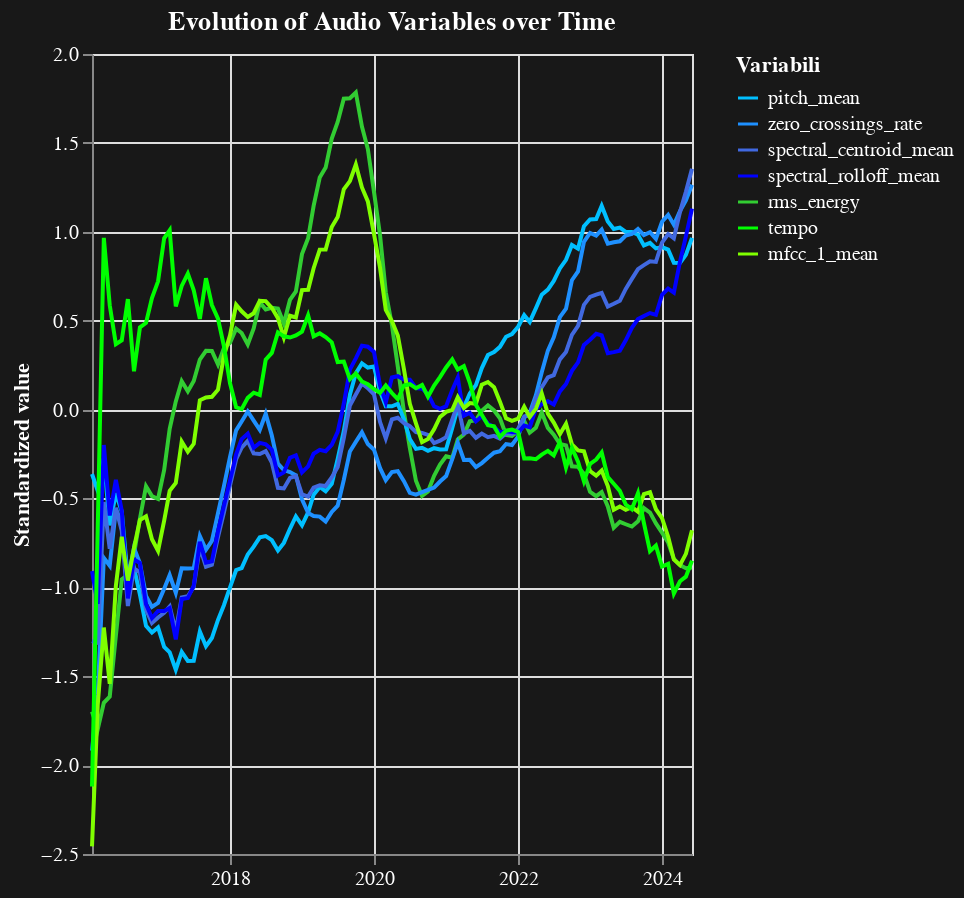

The Vega-Lite source for this figure:
### Vega-Lite specification from a JSON file in a GitHub repository (floating-point values rounded to 4 significant figures; data arrays with more than 128 entries replaced by an {"elided": "..."} marker saying what was removed)
{"config": {"view": {"continuousWidth": 300, "continuousHeight": 300}, "background": "#181818", "text": {"color": "white"}}, "data": {"name": "data-7ed6821bc2947faa6bb35953447a5b3e"}, "mark": {"type": "line", "size": 2}, "encoding": {"color": {"condition": {"param": "param_13", "field": "variable", "legend": {"labelColor": "white", "titleColor": "white"}, "scale": {"domain": ["pitch_mean", "zero_crossings_rate", "spectral_centroid_mean", "spectral_rolloff_mean", "rms_energy", "tempo", "mfcc_1_mean"], "range": ["#00BFFF", "#1E90FF", "#4169E1", "#0000FF", "#32CD32", "#00FF00", "#7FFF00"]}, "title": "Variabili", "type": "nominal"}, "value": "gray"}, "opacity": {"condition": {"param": "param_13", "value": 1}, "value": 0.3}, "tooltip": [{"field": "publication_date", "format": "%Y-%m-%d", "title": "Data di Pubblicazione", "type": "temporal"}, {"field": "variable", "title": "Variabili", "type": "nominal"}, {"field": "value", "format": ".2f", "title": "Standardized value", "type": "quantitative"}], "x": {"axis": {"format": "%Y", "labelColor": "white", "tickCount": 5}, "field": "publication_date", "title": "", "type": "temporal"}, "y": {"axis": {"labelColor": "white", "titleColor": "white"}, "field": "value", "title": "Standardized value", "type": "quantitative"}}, "height": 400, "params": [{"name": "param_13", "select": {"type": "point", "fields": ["variable"]}, "bind": "legend"}], "title": {"text": "Evolution of Audio Variables over Time", "color": "white"}, "width": "container", "$schema": "https://vega.github.io/schema/vega-lite/v5.17.0.json", "datasets": {"data-7ed6821bc2947faa6bb35953447a5b3e": {"elided": "707 records"}}}
